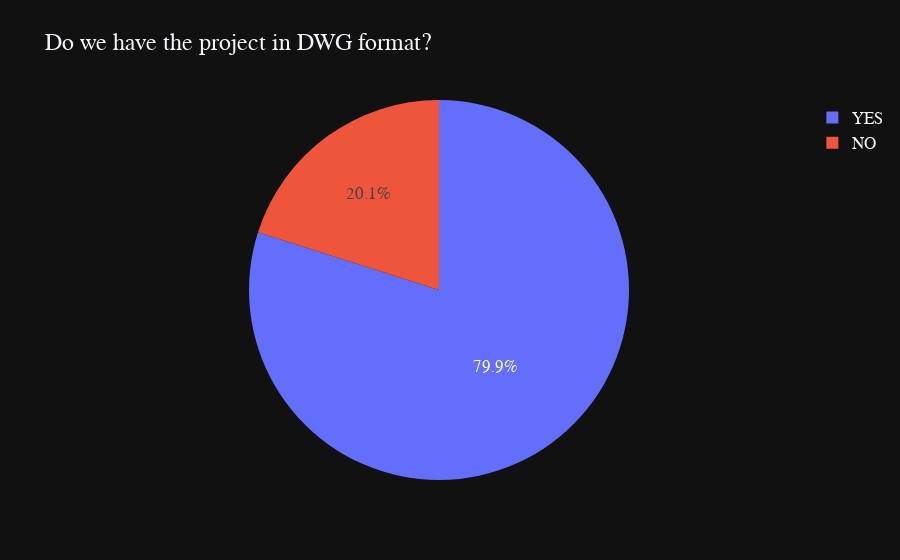

Notebook code for this chart:
### Code cell
# Pie chart
fig = px.pie(project_dwg, 
            values=project_dwg.value_counts(),
            names=project_dwg.value_counts().index,
            title='Do we have the project in DWG format?',
            template='plotly_dark'
            )
fig.update_layout(
    font = dict(size=17,family="Franklin Gothic"))
fig.show()

### Figure 1 — Plotly figure (JSON) as saved in the notebook; plotly's stock layout.template omitted (floating-point values rounded to 4 significant figures)
{"data": [{"domain": {"x": [0, 1], "y": [0, 1]}, "hovertemplate": "label=%{label}<br>value=%{value}<extra></extra>", "labels": ["YES", "NO"], "legendgroup": "", "name": "", "showlegend": true, "type": "pie", "values": [187, 47]}], "layout": {"font": {"family": "Franklin Gothic", "size": 17}, "legend": {"tracegroupgap": 0}, "title": {"text": "Do we have the project in DWG format?"}}}
